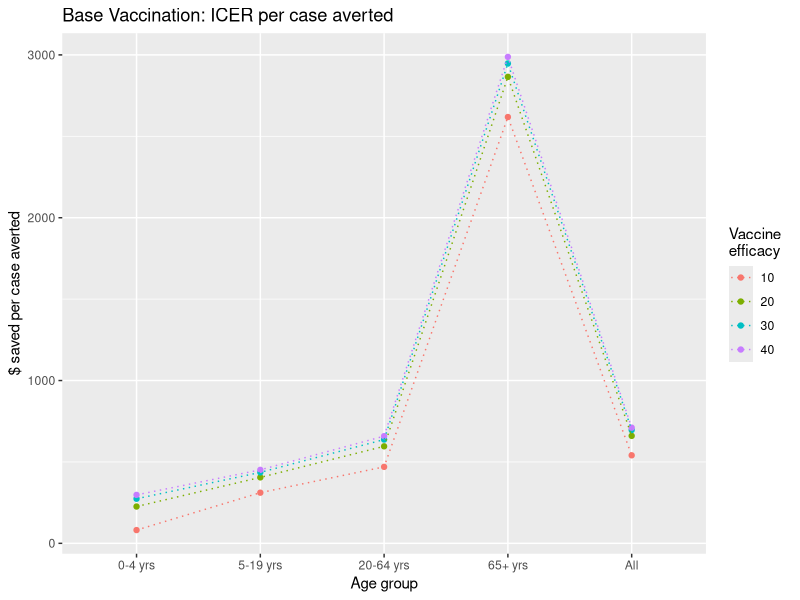
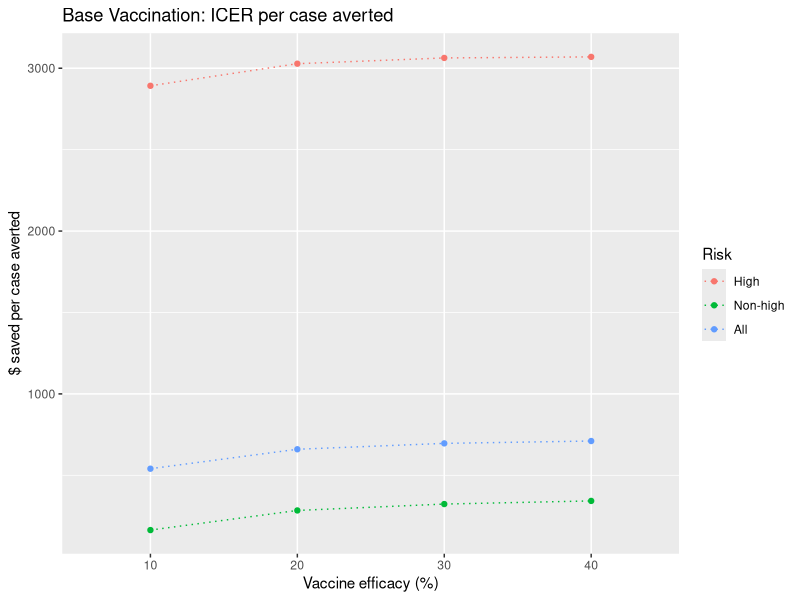
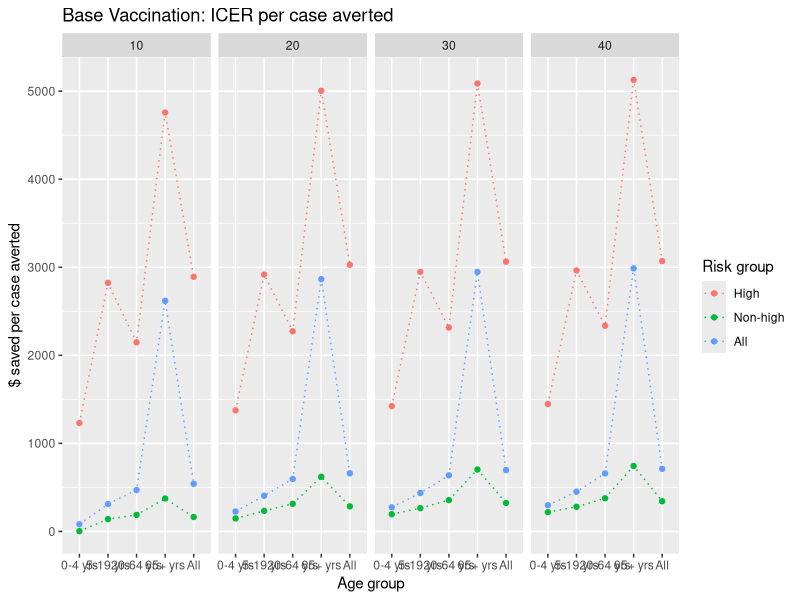
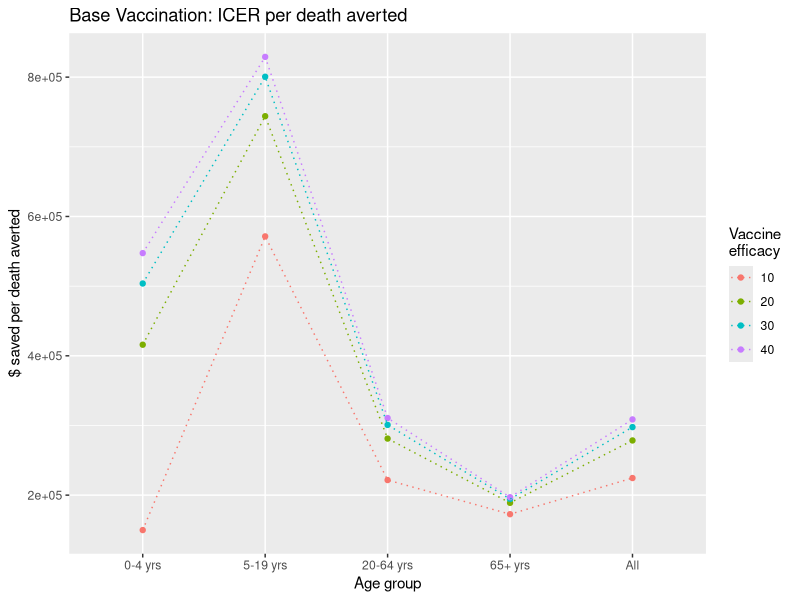
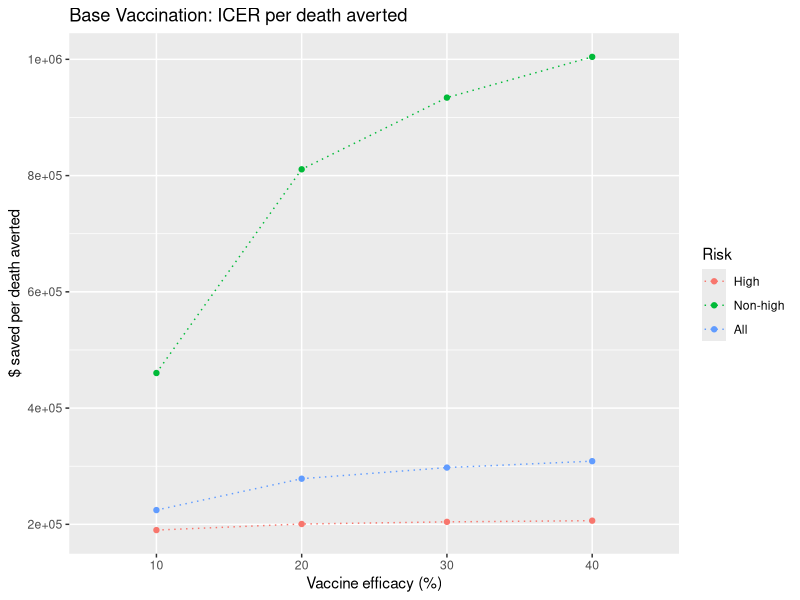
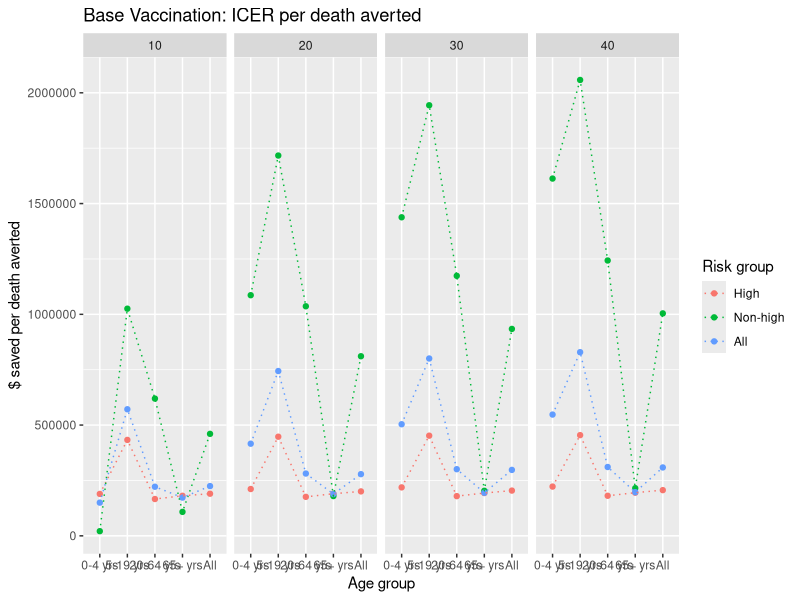
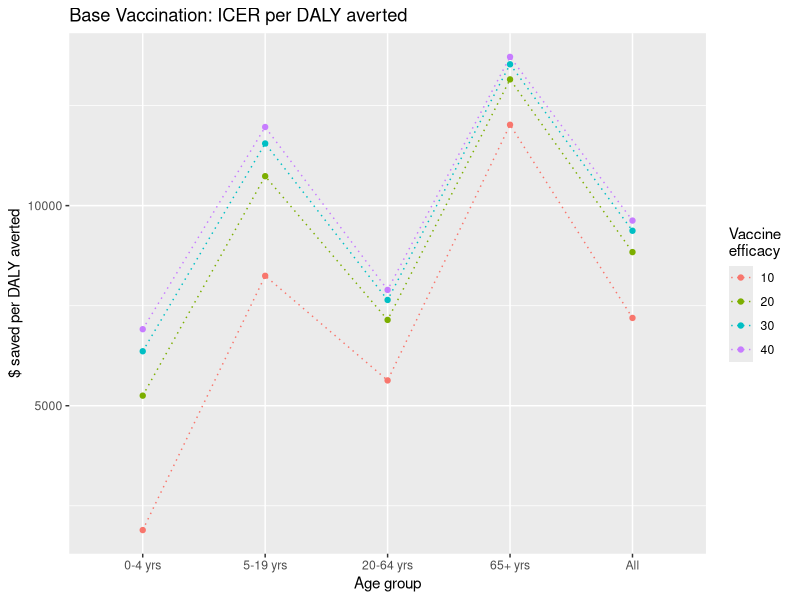
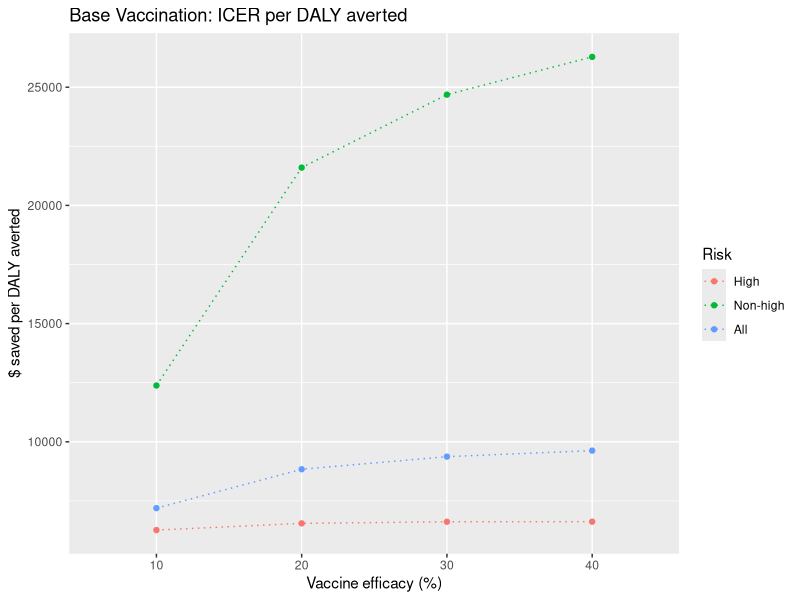

Write R code to recreate these figures, in order.
## ---- chunk 1
knitr::opts_chunk$set(
	echo = TRUE,
	warning = TRUE,
	cache = TRUE,
	tidy = TRUE
)
## ---- chunk 2
rm(list = ls(all.names = TRUE))
library(ggplot2); library(tidyr); library(dplyr)
library(knitr); library(rmarkdown); library(formatR)
## ---- chunk 3
data <- read.csv("df/icer-all.csv", as.is = TRUE)
df <- data[(data$scenario!="base"),]

df$cases.averted <- as.numeric(df$cases.averted)
df$cases.averted.per100k <- as.numeric(df$cases.averted.per100k)
df$icer.case.averted <- as.numeric(df$icer.case.averted)
df$deaths.averted <- as.numeric(df$deaths.averted)
df$deaths.averted.per100k <- as.numeric(df$ deaths.averted.per100k)
df$icer.death.averted <- as.numeric(df$icer.death.averted)
df$dalys <- as.numeric(df$dalys)
df$dalys.per100k <- as.numeric(df$dalys.per100k)
df$dalys.averted <- as.numeric(df$dalys.averted)
df$dalys.averted.per100k <- as.numeric(df$dalys.averted.per100k)
df$icer.daly.averted <- as.numeric(df$icer.daly.averted)
## ---- chunk 4
# subset relevant efficacies
df2 <- df[!(df$scenario == 'vaxbase' & df$v.eff %in% c(50, 60)),]
#table(df2$v.eff, useNA = 'always')

df3 <- df2[!(df2$scenario == 'vax70' & df2$v.eff %in% c(30,40)), ]
#table(df3$scenario, df3$v.eff, useNA = 'always')

# factors
df3$age <- factor(df3$age, levels = c("0-4 yrs", "5-19 yrs", "20-64 yrs", "65+ yrs", "All"))
df3$risk <- factor(df3$risk, levels = c("High", "Non-high", "All"))
df3$scenario <- factor(df3$scenario, levels = c("vaxbase", "vax70"))
df3$v.eff <- factor(df3$v.eff)
## ---- chunk 5
# subset scenario
df_base <- df3[(df3$scenario == 'vaxbase'),]
df_vax70 <- df3[(df3$scenario == 'vax70'),]

# age groups
age_df_base <- df_base[(df_base$risk == "All"),]
age_df_vax70 <- df_vax70[(df_vax70$risk == "All"),]

# risk groups
risk_df_base <- df_base[!(df_base$age == 'All'),]
risk_df_vax70 <- df_vax70[!(df_vax70$age == 'All'),]
## ---- chunk 6
ggplot(age_df_base, aes(x = age, y = icer.case.averted, color = v.eff, group = v.eff)) +
  geom_point() + geom_line(linetype = "dotted") + labs(x = "Age group", color = "Vaccine \nefficacy") +
  ylab("$ saved per case averted") + ggtitle("Base Vaccination: ICER per case averted")
ggplot(df_base[(df_base$age=="All"),], aes(x = v.eff, y = icer.case.averted, group = risk, color = risk)) +
  geom_point() + geom_line(linetype = "dotted") + labs(x = "Vaccine efficacy (%)", color = "Risk") +
  ylab("$ saved per case averted") + ggtitle("Base Vaccination: ICER per case averted")
ggplot(df_base, aes(x = age, y = icer.case.averted, group = risk, color = risk)) +
  geom_point() + geom_line(linetype = "dotted") + labs(x = "Age group", color = "Risk group") + 
  ylab("$ saved per case averted") + ggtitle("Base Vaccination: ICER per case averted") + facet_grid(~ v.eff)
## ---- chunk 7
ggplot(age_df_base, aes(x = age, y = icer.death.averted, color = v.eff, group = v.eff)) +
  geom_point() + geom_line(linetype = "dotted") + labs(x = "Age group", color = "Vaccine \nefficacy") + 
  ylab("$ saved per death averted") + ggtitle("Base Vaccination: ICER per death averted")
ggplot(df_base[(df_base$age=="All"),], aes(x = v.eff, y = icer.death.averted, group = risk, color = risk)) +
  geom_point() + geom_line(linetype = "dotted") + labs(x = "Vaccine efficacy (%)", color = "Risk") +
  ylab("$ saved per death averted") + ggtitle("Base Vaccination: ICER per death averted")
ggplot(df_base, aes(x = age, y = icer.death.averted, group = risk, color = risk)) +
  geom_point() + geom_line(linetype = "dotted") + labs(x = "Age group", color = "Risk group") + 
  ylab("$ saved per death averted") + ggtitle("Base Vaccination: ICER per death averted") + facet_grid(~ v.eff)
## ---- chunk 8
ggplot(age_df_base, aes(x = age, y = icer.daly.averted, color = v.eff, group = v.eff)) +
  geom_point() + geom_line(linetype = "dotted") + labs(x = "Age group", color = "Vaccine \nefficacy") + 
  ylab("$ saved per DALY averted") + ggtitle("Base Vaccination: ICER per DALY averted")
ggplot(df_base[(df_base$age=="All"),], aes(x = v.eff, y = icer.daly.averted, group = risk, color = risk)) +
  geom_point() + geom_line(linetype = "dotted") + labs(x = "Vaccine efficacy (%)", color = "Risk") +
  ylab("$ saved per DALY averted") + ggtitle("Base Vaccination: ICER per DALY averted")
ggplot(df_base, aes(x = age, y = icer.daly.averted, group = risk, color = risk)) +
  geom_point() + geom_line(linetype = "dotted") + labs(x = "Age group", color = "Risk group") + 
  ylab("$ saved per DALY averted") + ggtitle("Base Vaccination: ICER per DALY averted") + facet_grid(~ v.eff)
## ---- chunk 9
# age
g1 <- ggplot(age_df_base, aes(x = age, group = v.eff, color = v.eff)) +
  geom_point() + geom_line(linetype = "dotted") + labs(x = "Age group", color = "Vaccine \nefficacy")
# risk
g2 <- ggplot(df_base[(df_base$age=="All"),], aes(x = v.eff, group = risk, color = risk)) +
  geom_point() + geom_line(linetype = "dotted") + labs(x = "Vaccine efficacy", color = "Risk group")

g3 <- ggplot(risk_df_base, aes(x = age, group = risk, color = risk)) +
  geom_point() + geom_line(linetype = "dotted") + labs(x = "Age group", color = "Risk group") +
  facet_grid(~ v.eff)
## ---- chunk 10
# age groups
g1 + aes(y = cases) + labs(y = "Cases", title = "Base Vaccination: Cases")
g1 + aes(y = cases.per100k) + labs(y = "Cases per 100k", title = "Base Vaccination: Cases per 100k")
g1 + aes(y = cases.averted) + labs(y = "Cases averted", title = "Base Vaccination: Cases averted")
g1 + aes(y = cases.averted.per100k) + labs(y = "Cases averted per 100k", title = "Base Vaccination: Cases averted per 100k")

# risk groups
g2 + aes(y = cases) + labs(y = "Cases", title = "Base Vaccination: Cases")
g2 + aes(y = cases.per100k) + labs(y = "Cases per 100k", title = "Base Vaccination: Cases per 100k")
g2 + aes(y = cases.averted) + labs(y = "Cases averted", title = "Base Vaccination: Cases averted")
g2 + aes(y = cases.averted.per100k) + labs(y = "Cases averted per 100k", title = "Base Vaccination: Cases averted per 100k")

g3 + aes(y = cases) + labs(y = "Cases", title = "Base Vaccination: Cases")
g3 + aes(y = cases.per100k) + labs(y = "Cases per 100k", title = "Base Vaccination: Cases per 100k")
g3 + aes(y = cases.averted) + labs(y = "Cases averted", title = "Base Vaccination: Cases averted")
g3 + aes(y = cases.averted.per100k) + labs(y = "Cases averted per 100k", title = "Base Vaccination: Cases averted per 100k")
## ---- chunk 11
# age groups
g1 + aes(y = deaths) + labs(y = "Deaths", title = "Base Vaccination: Deaths")
g1 + aes(y = deaths.per100k) + labs(y = "Deaths per 100k", title = "Base Vaccination: Deaths per 100k")
g1 + aes(y = deaths.averted) + labs(y = "Deaths averted", title = "Base Vaccination: Deaths averted")
g1 + aes(y = deaths.averted.per100k) + labs(y = "Deaths averted per 100k", title = "Base Vaccination: Deaths averted per 100k")

# risk groups
g2 + aes(y = deaths) + labs(y = "Deaths", title = "Base Vaccination: Deaths")
g2 + aes(y = deaths.per100k) + labs(y = "Deaths per 100k", title = "Base Vaccination: Deaths per 100k")
g2 + aes(y = deaths.averted) + labs(y = "Deaths averted", title = "Base Vaccination: Deaths averted")
g2 + aes(y = deaths.averted.per100k) + labs(y = "Deaths averted per 100k", title = "Base Vaccination: Deaths averted per 100k")

g3 + aes(y = deaths) + labs(y = "Deaths", title = "Base Vaccination: Deaths")
g3 + aes(y = deaths.per100k) + labs(y = "Deaths per 100k", title = "Base Vaccination: Deaths per 100k")
g3 + aes(y = deaths.averted) + labs(y = "Deaths averted", title = "Base Vaccination: Deaths averted")
g3 + aes(y = deaths.averted.per100k) + labs(y = "Deaths averted per 100k", title = "Base Vaccination: Deaths averted per 100k")
## ---- chunk 12
# age groups
g1 + aes(y = dalys) + labs(y = "DALYs", title = "Base Vaccination: DALYs")
g1 + aes(y = dalys.per100k) + labs(y = "DALYs per 100k", title = "Base Vaccination: DALYs per 100k")
g1 + aes(y = dalys.averted) + labs(y = "DALYs averted", title = "Base Vaccination: DALYs averted")
g1 + aes(y = dalys.averted.per100k) + labs(y = "DALYs averted per 100k", title = "Base Vaccination: DALYs averted per 100k")
# risk groups
g2 + aes(y = dalys) + labs(y = "DALYs", title = "Base Vaccination: DALYs")
g2 + aes(y = dalys.per100k) + labs(y = "DALYs per 100k", title = "Base Vaccination: DALYs per 100k")
g2 + aes(y = dalys.averted) + labs(y = "DALYs averted", title = "Base Vaccination: DALYs averted")
g2 + aes(y = dalys.averted.per100k) + labs(y = "DALYs averted per 100k", title = "Base Vaccination: DALYs averted per 100k")

g3 + aes(y = dalys) + labs(y = "DALYs", title = "Base Vaccination: DALYs")
g3 + aes(y = dalys.per100k) + labs(y = "DALYs per 100k", title = "Base Vaccination: DALYs per 100k")
g3 + aes(y = dalys.averted) + labs(y = "DALYs averted", title = "Base Vaccination: DALYs averted")
g3 + aes(y = dalys.averted.per100k) + labs(y = "DALYs averted per 100k", title = "Base Vaccination: DALYs averted per 100k")
## ---- chunk 13
g <- ggplot(df_vax70[(df_vax70$age=="All"),], aes(x = v.eff, color = risk, group = risk))
t1 <- labs(y = "$ saved per case averted", title = "70% Vaccination: ICER per case averted")
t2 <- labs(y = "$ saved per death averted", title = "70% Vaccination: ICER per death averted")
t3 <- labs(y = "$ saved per DALY averted", title = "70% Vaccination: ICER per DALY averted")

ggplot(age_df_vax70, aes(x = age, y = icer.case.averted, color = v.eff, group = v.eff)) +
  geom_point() + geom_line(linetype = "dotted") + 
  labs(x = "Age group", color = "Vaccine \nefficacy") + t1

g + aes(y = icer.case.averted) + geom_point() + geom_line(linetype = "dotted") +
  t1 + labs(x = "Vaccine efficacy (%)", color = "Risk group")

ggplot(df_vax70, aes(x = age, y = icer.case.averted, group = risk, color = risk)) +
  geom_point() + geom_line(linetype = "dotted") + labs(color = "Risk group") + 
  ylab("$ saved per case averted") + ggtitle("70% Vaccination: ICER per case averted") + facet_grid(~ v.eff)
## ---- chunk 14
ggplot(age_df_vax70, aes(x = age, y = icer.death.averted, color = v.eff, group = v.eff)) +
  geom_point() + geom_line(linetype = "dotted") + 
  labs(x = "Age group", color = "Vaccine \nefficacy") + t2

g + aes(y = icer.death.averted) + geom_point() + geom_line(linetype = "dotted") +
  t2 + labs(x = "Vaccine efficacy (%)", color = "Risk group")

ggplot(df_vax70, aes(x = age, y = icer.death.averted, group = risk, color = risk)) +
  geom_point() + geom_line(linetype = "dotted") + labs(color = "Risk group") + 
  ylab("$ saved per death averted") + ggtitle("70% Vaccination: ICER per death averted") + facet_grid(~ v.eff)
## ---- chunk 15
ggplot(age_df_vax70, aes(x = age, y = icer.daly.averted, color = v.eff, group = v.eff)) +
  geom_point() + geom_line(linetype = "dotted") +
  labs(x = "Age group", color = "Vaccine \nefficacy") + t3

g + aes(y = icer.daly.averted) + geom_point() + geom_line(linetype = "dotted") +
  t3 + labs(x = "Vaccine efficacy (%)", color = "Risk group")

ggplot(df_vax70, aes(x = age, y = icer.daly.averted, group = risk, color = risk)) +
  geom_point() + geom_line(linetype = "dotted") + labs(color = "Risk group") + 
  ylab("$ saved per DALY averted") + ggtitle("70% Vaccination: ICER per DALY averted") + facet_grid(~ v.eff)
## ---- chunk 16
# age
h1 <- ggplot(age_df_vax70, aes(x = age, group = v.eff, color = v.eff)) +
  geom_point() + geom_line(linetype = "dotted") + labs(x = "Age group", color = "Vaccine \nefficacy")
# risk
h2 <- ggplot(df_vax70[(df_vax70$age=="All"),], aes(x = v.eff, group = risk, color = risk)) +
  geom_point() + geom_line(linetype = "dotted") + labs(x = "Vaccine efficacy", color = "Risk group")

h3 <- ggplot(risk_df_vax70, aes(x = age, group = risk, color = risk)) +
  geom_point() + geom_line(linetype = "dotted") + labs(x = "Age group", color = "Risk group") +
  facet_grid(~ v.eff)
## ---- chunk 17
# age groups
h1 + aes(y = cases) + labs(y = "Cases", title = "70% Vaccination: Cases")
h1 + aes(y = cases.per100k) + labs(y = "Cases per 100k", title = "70% Vaccination: Cases per 100k")
h1 + aes(y = cases.averted) + labs(y = "Cases averted", title = "70% Vaccination: Cases averted")
h1 + aes(y = cases.averted.per100k) + labs(y = "Cases averted per 100k", title = "70% Vaccination: Cases averted per 100k")

# risk groups
h2 + aes(y = cases) + labs(y = "Cases", title = "70% Vaccination: Cases")
h2 + aes(y = cases.per100k) + labs(y = "Cases per 100k", title = "70% Vaccination: Cases per 100k")
h2 + aes(y = cases.averted) + labs(y = "Cases averted", title = "70% Vaccination: Cases averted")
h2 + aes(y = cases.averted.per100k) + labs(y = "Cases averted per 100k", title = "70% Vaccination: Cases averted per 100k")

h3 + aes(y = cases) + labs(y = "Cases", title = "70% Vaccination: Cases")
h3 + aes(y = cases.per100k) + labs(y = "Cases per 100k", title = "70% Vaccination: Cases per 100k")
h3 + aes(y = cases.averted) + labs(y = "Cases averted", title = "70% Vaccination: Cases averted")
h3 + aes(y = cases.averted.per100k) + labs(y = "Cases averted per 100k", title = "70% Vaccination: Cases averted per 100k")
## ---- chunk 18
# age groups
h1 + aes(y = deaths) + labs(y = "Deaths", title = "70% Vaccination: Deaths")
h1 + aes(y = deaths.per100k) + labs(y = "Deaths per 100k", title = "70% Vaccination: Deaths per 100k")
h1 + aes(y = deaths.averted) + labs(y = "Deaths averted", title = "70% Vaccination: Deaths averted")
h1 + aes(y = deaths.averted.per100k) + labs(y = "Deaths averted per 100k", title = "70% Vaccination: Deaths averted per 100k")

# risk groups
h2 + aes(y = deaths) + labs(y = "Deaths", title = "70% Vaccination: Deaths")
h2 + aes(y = deaths.per100k) + labs(y = "Deaths per 100k", title = "70% Vaccination: Deaths per 100k")
h2 + aes(y = deaths.averted) + labs(y = "Deaths averted", title = "70% Vaccination: Deaths averted")
h2 + aes(y = deaths.averted.per100k) + labs(y = "Deaths averted per 100k", title = "70% Vaccination: Deaths averted per 100k")

h3 + aes(y = deaths) + labs(y = "Deaths", title = "70% Vaccination: Deaths")
h3 + aes(y = deaths.per100k) + labs(y = "Deaths per 100k", title = "70% Vaccination: Deaths per 100k")
h3 + aes(y = deaths.averted) + labs(y = "Deaths averted", title = "70% Vaccination: Deaths averted")
h3 + aes(y = deaths.averted.per100k) + labs(y = "Deaths averted per 100k", title = "70% Vaccination: Deaths averted per 100k")
## ---- chunk 19
# age groups
h1 + aes(y = dalys) + labs(y = "DALYs", title = "70% Vaccination: DALYs")
h1 + aes(y = dalys.per100k) + labs(y = "DALYs per 100k", title = "70% Vaccination: DALYs per 100k")
h1 + aes(y = dalys.averted) + labs(y = "DALYs averted", title = "70% Vaccination: DALYs averted")
h1 + aes(y = dalys.averted.per100k) + labs(y = "DALYs averted per 100k", title = "70% Vaccination: DALYs averted per 100k")
# risk groups
h2 + aes(y = dalys) + labs(y = "DALYs", title = "70% Vaccination: DALYs")
h2 + aes(y = dalys.per100k) + labs(y = "DALYs per 100k", title = "70% Vaccination: DALYs per 100k")
h2 + aes(y = dalys.averted) + labs(y = "DALYs averted", title = "70% Vaccination: DALYs averted")
h2 + aes(y = dalys.averted.per100k) + labs(y = "DALYs averted per 100k", title = "70% Vaccination: DALYs averted per 100k")

h3 + aes(y = dalys) + labs(y = "DALYs", title = "70% Vaccination: DALYs")
h3 + aes(y = dalys.per100k) + labs(y = "DALYs per 100k", title = "70% Vaccination: DALYs per 100k")
h3 + aes(y = dalys.averted) + labs(y = "DALYs averted", title = "70% Vaccination: DALYs averted")
h3 + aes(y = dalys.averted.per100k) + labs(y = "DALYs averted per 100k", title = "70% Vaccination: DALYs averted per 100k")
